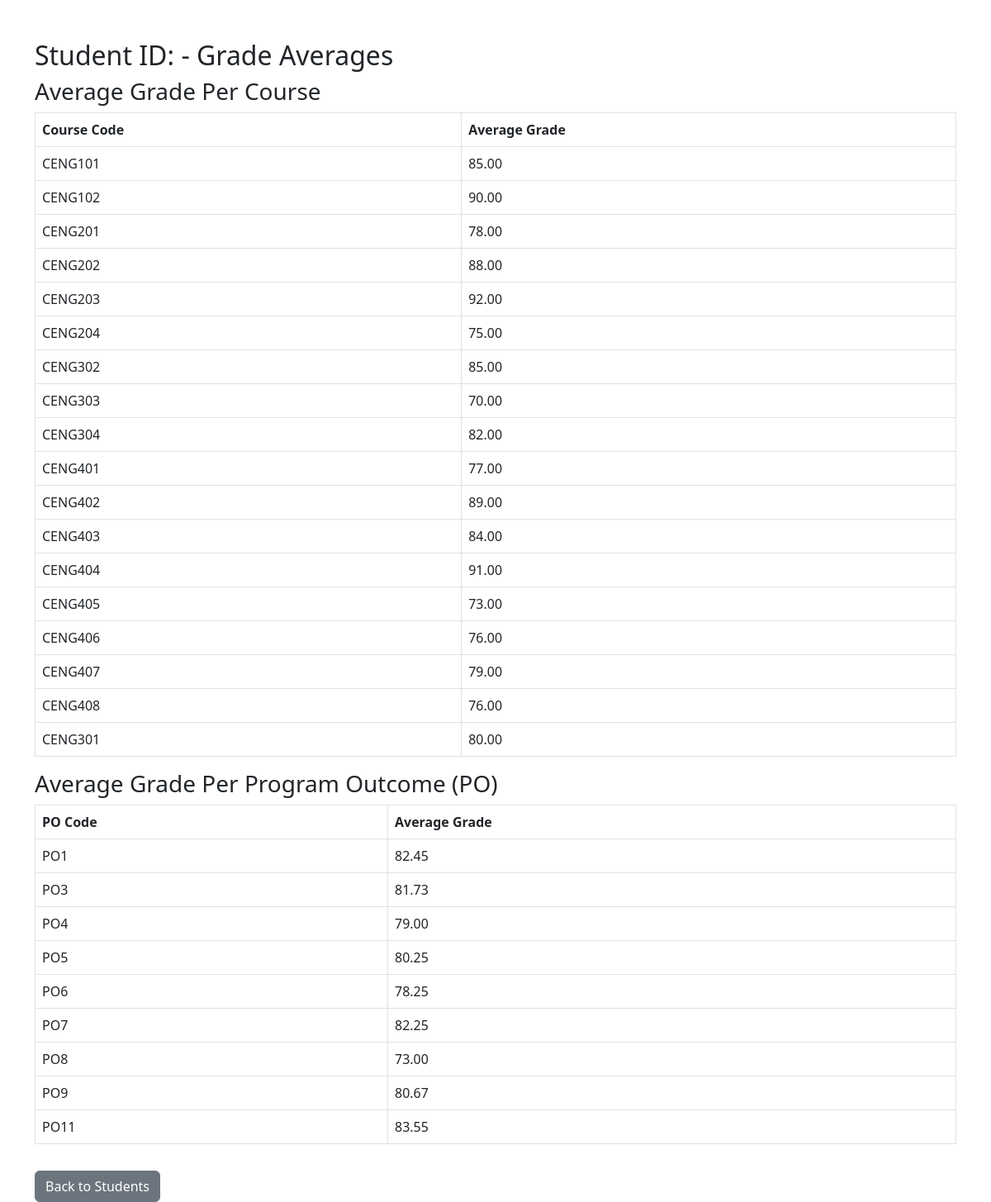
Page /students/charts?student_id=1 on the committed database.
### app/models.py (models this page shows, shortened)
class Course(db.Model):
    __tablename__ = 'courses'
    id = db.Column(db.Integer, primary_key=True)
    code = db.Column(db.String(20), unique=True, nullable=False)
    name = db.Column(db.String(100), nullable=False)
    credit = db.Column(db.Integer, nullable=False)
    instructor_id = db.Column(db.Integer, db.ForeignKey('instructors.id'), nullable=False)
    instructor = db.relationship('Instructor', backref=db.backref('courses', lazy=True))
    __tablename__ = 'courses'
    id = db.Column(db.Integer, primary_key=True)
    code = db.Column(db.String(20), nullable=False)
    name = db.Column(db.String(100), nullable=False)
    credit = db.Column(db.Integer, nullable=False)
    instructor_id = db.Column(db.Integer, db.ForeignKey('instructors.id'))
    instructor = db.relationship('Instructor', backref=db.backref('courses', lazy=True))

class ProgramOutcome(db.Model):
    __tablename__ = 'program_outcomes'
    id = db.Column(db.Integer, primary_key=True)
    code = db.Column(db.String(10), nullable=False)
    description = db.Column(db.Text, nullable=False)

### app/routes.py (the view)
@students_bp.route('/students/charts')
def student_charts():
    student_id = request.args.get('student_id', type=int)
    if not student_id:
        return "Student ID is required", 400
    course_averages = (
        db.session.query(
            Course.code.label('course_code'),
            func.avg(Grade.grade).label('avg_grade')
        )
        .join(Grade, Grade.course_id == Course.id)
        .filter(Grade.student_id == student_id)
        .group_by(Course.id)
        .all()
    )
    po_averages = (
        db.session.query(
            ProgramOutcome.code.label('po_code'),
            func.avg(Grade.grade).label('avg_grade')
        )
        .join(CoursePOMap, CoursePOMap.po_id == ProgramOutcome.id)
        .join(Course, Course.id == CoursePOMap.course_id)
        .join(Grade, (Grade.course_id == Course.id) & (Grade.student_id == student_id))
        .group_by(ProgramOutcome.id)
        .all()
    )
    student_id = request.args.get('student_id', type=int)
    if not student_id:
        return "Student ID is required", 400
    student = Student.query.get(student_id)
    if not student:
        return "Student not found", 404
    course_averages = (
        Grade.query
        .with_entities(Course.code.label('course_code'), func.avg(Grade.grade).label('avg_grade'))
        .join(Course, Grade.course_id == Course.id)
        .filter(Grade.student_id == student_id)
        .group_by(Course.id)
        .all()
    )
    po_averages = (
        db.session.query(
            ProgramOutcome.code.label('po_code'),
            func.avg(Grade.grade).label('avg_grade')
        )
        .join(CoursePOMap, ProgramOutcome.id == CoursePOMap.po_id)
        .join(Course, CoursePOMap.course_id == Course.id)
        .join(Grade, (Grade.course_id == Course.id) & (Grade.student_id == student_id))
        .group_by(ProgramOutcome.id)
        .all()
    )
    course_averages = [{'course_code': c.course_code, 'avg_grade': float(c.avg_grade)} for c in course_averages]
    po_averages = [{'po_code': p.po_code, 'avg_grade': float(p.avg_grade)} for p in po_averages]
    student_data = {
        'first_name': student.first_name,
        'last_name': student.last_name,
        'student_number': student.student_number,
        'email': student.email,
        'phone': student.phone,
    }
    student_id = request.args.get('student_id', type=int)
    if not student_id:
        return "Student ID is required", 400
    student = Student.query.get(student_id)
    if not student:
        return "Student not found", 404
    course_averages = (
        Grade.query
        .with_entities(Course.code.label('course_code'), func.avg(Grade.grade).label('avg_grade'))
        .join(Course, Grade.course_id == Course.id)
        .filter(Grade.student_id == student_id)
        .group_by(Course.id)
        .all()
    )
    po_averages = (
        db.session.query(
            ProgramOutcome.code.label('po_code'),
            func.avg(Grade.grade).label('avg_grade')
        )
        .join(CoursePOMap, ProgramOutcome.id == CoursePOMap.po_id)
        .join(Course, CoursePOMap.course_id == Course.id)
        .join(Grade, (Grade.course_id == Course.id) & (Grade.student_id == student_id))
        .group_by(ProgramOutcome.id)
        .all()
    )
    course_averages = [{'course_code': c.course_code, 'avg_grade': float(c.avg_grade)} for c in course_averages]
    po_averages = [{'po_code': p.po_code, 'avg_grade': float(p.avg_grade)} for p in po_averages]
    student_id = request.args.get('student_id', type=int)
    if not student_id:
        return "Student ID is required", 400
    student = Student.query.get(student_id)
    if not student:
        return "Student not found", 404
    course_averages = (
        db.session.query(
            Course.code.label('course_code'),
            func.avg(Grade.grade).label('avg_grade')
        )
        .join(Grade, Grade.course_id == Course.id)
        .filter(Grade.student_id == student_id)
        .group_by(Course.id)
        .all()
    )
    po_averages = (
        db.session.query(
            ProgramOutcome.code.label('po_code'),
            func.avg(Grade.grade).label('avg_grade')
        )
        .join(CoursePOMap, CoursePOMap.po_id == ProgramOutcome.id)
        .join(Course, Course.id == CoursePOMap.course_id)
        .join(Grade, (Grade.course_id == Course.id) & (Grade.student_id == student_id))
        .group_by(ProgramOutcome.id)
        .all()
    )
    return render_template('/students/student_charts.html',
                           student=student,
                           course_averages=course_averages,
                           po_averages=po_averages)

### app/templates/students/student_charts.html (shortened to what this page needs)
<!DOCTYPE html>
<html lang="en">
<head>
    <link rel="stylesheet" href="https://cdn.jsdelivr.net/npm/bootstrap@5.3.0/dist/css/bootstrap.min.css" />
</head>
<body>
    <div class="container mt-5">
        <h2>Student ID: {{ student_id }} - Grade Averages</h2>
        <h3>Average Grade Per Course</h3>
        <table class="table table-bordered">
            <thead>
                <tr>
                    <th>Course Code</th>
                    <th>Average Grade</th>
                </tr>
            </thead>
            <tbody>
                {% for course_code, avg_grade in course_averages %}
                <tr>
                    <td>{{ course_code }}</td>
                    <td>{{ "%.2f"|format(avg_grade) }}</td>
                </tr>
                {% else %}
                <tr><td colspan="2">No grades found for courses.</td></tr>
                {% endfor %}
            </tbody>
        </table>
        <h3>Average Grade Per Program Outcome (PO)</h3>
        <table class="table table-bordered">
            <thead>
                <tr>
                    <th>PO Code</th>
                    <th>Average Grade</th>
                </tr>
            </thead>
            <tbody>
                {% for po_code, avg_grade in po_averages %}
                <tr>
                    <td>{{ po_code }}</td>
                    <td>{{ "%.2f"|format(avg_grade) }}</td>
                </tr>
                {% else %}
                <tr><td colspan="2">No grades found for program outcomes.</td></tr>
                {% endfor %}
            </tbody>
        </table>
        <a href="/students" class="btn btn-secondary mt-3">Back to Students</a>
    </div>
</body>
</html>

### rows in the picture
Course: code "CENG101", avg_grade "85.00"
Course: code "CENG102", avg_grade "90.00"
Course: code "CENG201", avg_grade "78.00"
Course: code "CENG202", avg_grade "88.00"
Course: code "CENG203", avg_grade "92.00"
Course: code "CENG204", avg_grade "75.00"
Course: code "CENG302", avg_grade "85.00"
Course: code "CENG303", avg_grade "70.00"
Course: code "CENG304", avg_grade "82.00"
Course: code "CENG401", avg_grade "77.00"
Course: code "CENG402", avg_grade "89.00"
Course: code "CENG403", avg_grade "84.00"
Course: code "CENG404", avg_grade "91.00"
Course: code "CENG405", avg_grade "73.00"
Course: code "CENG406", avg_grade "76.00"
Course: code "CENG407", avg_grade "79.00"
Course: code "CENG408", avg_grade "76.00"
Course: code "CENG301", avg_grade "80.00"
ProgramOutcome: code "PO1", avg_grade "82.45"
ProgramOutcome: code "PO3", avg_grade "81.73"
ProgramOutcome: code "PO4", avg_grade "79.00"
ProgramOutcome: code "PO5", avg_grade "80.25"
ProgramOutcome: code "PO6", avg_grade "78.25"
ProgramOutcome: code "PO7", avg_grade "82.25"
ProgramOutcome: code "PO8", avg_grade "73.00"
ProgramOutcome: code "PO9", avg_grade "80.67"
ProgramOutcome: code "PO11", avg_grade "83.55"
